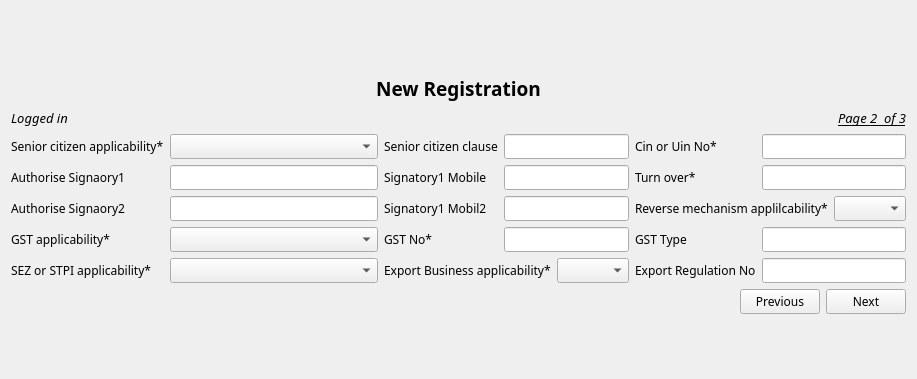
          <widget class="QWidget" name="pageNewReg2">
           <layout class="QFormLayout" name="formLayout_2">
            <item row="0" column="0">
             <spacer name="verticalSpacer_9">
              <property name="orientation">
               <enum>Qt::Vertical</enum>
              </property>
              <property name="sizeHint" stdset="0">
               <size>
                <width>20</width>
                <height>58</height>
               </size>
              </property>
             </spacer>
            </item>
            <item row="1" column="0" colspan="2">
             <layout class="QHBoxLayout" name="horizontalLayout_15">
              <property name="sizeConstraint">
               <enum>QLayout::SetFixedSize</enum>
              </property>
              <property name="topMargin">
               <number>0</number>
              </property>
              <item>
               <spacer name="horizontalSpacer_25">
                <property name="orientation">
                 <enum>Qt::Horizontal</enum>
                </property>
                <property name="sizeHint" stdset="0">
                 <size>
                  <width>268</width>
                  <height>20</height>
                 </size>
                </property>
               </spacer>
              </item>
              <item>
               <widget class="QLabel" name="label_89">
                <property name="font">
                 <font>
                  <family>Nokia Standard Multiscript</family>
                  <pointsize>14</pointsize>
                  <weight>75</weight>
                  <bold>true</bold>
                 </font>
                </property>
                <property name="text">
                 <string>New Registration</string>
                </property>
                <property name="alignment">
                 <set>Qt::AlignCenter</set>
                </property>
               </widget>
              </item>
              <item>
               <spacer name="horizontalSpacer_26">
                <property name="orientation">
                 <enum>Qt::Horizontal</enum>
                </property>
                <property name="sizeHint" stdset="0">
                 <size>
                  <width>308</width>
                  <height>20</height>
                 </size>
                </property>
               </spacer>
              </item>
             </layout>
            </item>
            <item row="2" column="0" colspan="2">
             <layout class="QHBoxLayout" name="horizontalLayout_16">
              <item>
               <widget class="QLabel" name="labelusernewreg2">
                <property name="font">
                 <font>
                  <family>Nokia Standard Multiscript</family>
                  <pointsize>10</pointsize>
                  <italic>true</italic>
                 </font>
                </property>
                <property name="text">
                 <string>Logged in </string>
                </property>
               </widget>
              </item>
              <item>
               <spacer name="horizontalSpacer_27">
                <property name="orientation">
                 <enum>Qt::Horizontal</enum>
                </property>
                <property name="sizeHint" stdset="0">
                 <size>
                  <width>628</width>
                  <height>20</height>
                 </size>
                </property>
               </spacer>
              </item>
              <item>
               <widget class="QLabel" name="label_90">
                <property name="font">
                 <font>
                  <family>Nokia Standard Multiscript</family>
                  <pointsize>10</pointsize>
                  <italic>true</italic>
                  <underline>true</underline>
                 </font>
                </property>
                <property name="text">
                 <string>Page 2  of 3</string>
                </property>
                <property name="alignment">
                 <set>Qt::AlignCenter</set>
                </property>
               </widget>
              </item>
             </layout>
            </item>
            <item row="3" column="0" colspan="2">
             <layout class="QGridLayout" name="gridLayout_2">
              <item row="0" column="0">
               <widget class="QLabel" name="label_26">
                <property name="font">
                 <font>
                  <family>Nokia Standard Multiscript</family>
                  <pointsize>9</pointsize>
                 </font>
                </property>
                <property name="text">
                 <string>Senior citizen applicability*</string>
                </property>
               </widget>
              </item>
              <item row="0" column="1">
               <widget class="QComboBox" name="comboBoxSeniorCtznapp">
                <property name="font">
                 <font>
                  <family>Nokia Standard Multiscript</family>
                  <pointsize>9</pointsize>
                 </font>
                </property>
               </widget>
              </item>
              <item row="0" column="2">
               <widget class="QLabel" name="label_27">
                <property name="font">
                 <font>
                  <family>Nokia Standard Multiscript</family>
                  <pointsize>9</pointsize>
                 </font>
                </property>
                <property name="text">
                 <string>Senior citizen clause</string>
                </property>
               </widget>
              </item>
              <item row="0" column="3" colspan="2">
               <widget class="QLineEdit" name="editSrCtznClause">
                <property name="font">
                 <font>
                  <family>Nokia Standard Multiscript</family>
                  <pointsize>9</pointsize>
                 </font>
                </property>
               </widget>
              </item>
              <item row="0" column="5">
               <widget class="QLabel" name="label_28">
                <property name="font">
                 <font>
                  <family>Nokia Standard Multiscript</family>
                  <pointsize>9</pointsize>
                 </font>
                </property>
                <property name="text">
                 <string>Cin or Uin No*</string>
                </property>
               </widget>
              </item>
              <item row="0" column="6" colspan="2">
               <widget class="QLineEdit" name="editCinUinNo">
                <property name="font">
                 <font>
                  <family>Nokia Standard Multiscript</family>
                  <pointsize>9</pointsize>
                 </font>
                </property>
               </widget>
              </item>
              <item row="1" column="0">
               <widget class="QLabel" name="label_29">
                <property name="font">
                 <font>
                  <family>Nokia Standard Multiscript</family>
                  <pointsize>9</pointsize>
                 </font>
                </property>
                <property name="text">
                 <string>Authorise Signaory1</string>
                </property>
               </widget>
              </item>
              <item row="1" column="1">
               <widget class="QLineEdit" name="editSignatory1">
                <property name="font">
                 <font>
                  <family>Nokia Standard Multiscript</family>
                  <pointsize>9</pointsize>
                 </font>
                </property>
               </widget>
              </item>
              <item row="1" column="2">
               <widget class="QLabel" name="label_30">
                <property name="font">
                 <font>
                  <family>Nokia Standard Multiscript</family>
                  <pointsize>9</pointsize>
                 </font>
                </property>
                <property name="text">
                 <string>Signatory1 Mobile</string>
                </property>
               </widget>
              </item>
              <item row="1" column="3" colspan="2">
               <widget class="QLineEdit" name="editSig1Mobile">
                <property name="font">
                 <font>
                  <family>Nokia Standard Multiscript</family>
                  <pointsize>9</pointsize>
                 </font>
                </property>
                <property name="maxLength">
                 <number>10</number>
                </property>
               </widget>
              </item>
              <item row="1" column="5">
               <widget class="QLabel" name="label_33">
                <property name="font">
                 <font>
                  <family>Nokia Standard Multiscript</family>
                  <pointsize>9</pointsize>
                 </font>
                </property>
                <property name="text">
                 <string>Turn over*</string>
                </property>
               </widget>
              </item>
              <item row="1" column="6" colspan="2">
               <widget class="QLineEdit" name="editTurnOver">
                <property name="font">
                 <font>
                  <family>Nokia Standard Multiscript</family>
                  <pointsize>9</pointsize>
                 </font>
                </property>
               </widget>
              </item>
              <item row="2" column="0">
               <widget class="QLabel" name="label_31">
                <property name="font">
                 <font>
                  <family>Nokia Standard Multiscript</family>
                  <pointsize>9</pointsize>
                 </font>
                </property>
                <property name="text">
                 <string>Authorise Signaory2</string>
                </property>
               </widget>
              </item>
              <item row="2" column="1">
               <widget class="QLineEdit" name="editSignatory2">
                <property name="font">
                 <font>
                  <family>Nokia Standard Multiscript</family>
                  <pointsize>9</pointsize>
                 </font>
                </property>
               </widget>
              </item>
              <item row="2" column="2">
               <widget class="QLabel" name="label_32">
                <property name="font">
                 <font>
                  <family>Nokia Standard Multiscript</family>
                  <pointsize>9</pointsize>
                 </font>
                </property>
                <property name="text">
                 <string>Signatory1 Mobil2</string>
                </property>
               </widget>
              </item>
              <item row="2" column="3" colspan="2">
               <widget class="QLineEdit" name="editSig2Mobile">
                <property name="font">
                 <font>
                  <family>Nokia Standard Multiscript</family>
                  <pointsize>9</pointsize>
                 </font>
                </property>
                <property name="maxLength">
                 <number>10</number>
                </property>
               </widget>
              </item>
              <item row="2" column="5" colspan="2">
               <widget class="QLabel" name="label_37">
                <property name="font">
                 <font>
                  <family>Nokia Standard Multiscript</family>
                  <pointsize>9</pointsize>
                 </font>
                </property>
                <property name="text">
                 <string>Reverse mechanism applilcability*</string>
                </property>
               </widget>
              </item>
              <item row="2" column="7">
               <widget class="QComboBox" name="comboBoxReverse">
                <property name="font">
                 <font>
                  <family>Nokia Standard Multiscript</family>
                  <pointsize>9</pointsize>
                 </font>
                </property>
               </widget>
              </item>
              <item row="3" column="0">
               <widget class="QLabel" name="label_34">
                <property name="font">
                 <font>
                  <family>Nokia Standard Multiscript</family>
                  <pointsize>9</pointsize>
                 </font>
                </property>
                <property name="text">
                 <string>GST applicability*</string>
                </property>
               </widget>
              </item>
              <item row="3" column="1">
               <widget class="QComboBox" name="comboBoxGSTApp">
                <property name="font">
                 <font>
                  <family>Nokia Standard Multiscript</family>
                  <pointsize>9</pointsize>
                 </font>
                </property>
               </widget>
              </item>
              <item row="3" column="2">
               <widget class="QLabel" name="label_35">
                <property name="font">
                 <font>
                  <family>Nokia Standard Multiscript</family>
                  <pointsize>9</pointsize>
                 </font>
                </property>
                <property name="text">
                 <string>GST No*</string>
                </property>
               </widget>
              </item>
              <item row="3" column="3" colspan="2">
               <widget class="QLineEdit" name="editGSTNo">
                <property name="font">
                 <font>
                  <family>Nokia Standard Multiscript</family>
                  <pointsize>9</pointsize>
                 </font>
                </property>
               </widget>
              </item>
              <item row="3" column="5">
               <widget class="QLabel" name="label_36">
                <property name="font">
                 <font>
                  <family>Nokia Standard Multiscript</family>
                  <pointsize>9</pointsize>
                 </font>
                </property>
                <property name="text">
                 <string>GST Type</string>
                </property>
               </widget>
              </item>
              <item row="3" column="6" colspan="2">
               <widget class="QLineEdit" name="editGSTType">
                <property name="font">
                 <font>
                  <family>Nokia Standard Multiscript</family>
                  <pointsize>9</pointsize>
                 </font>
                </property>
               </widget>
              </item>
              <item row="4" column="0">
               <widget class="QLabel" name="label_38">
                <property name="font">
                 <font>
                  <family>Nokia Standard Multiscript</family>
                  <pointsize>9</pointsize>
                 </font>
                </property>
                <property name="text">
                 <string>SEZ or STPI applicability*</string>
                </property>
               </widget>
              </item>
              <item row="4" column="1">
               <widget class="QComboBox" name="comboBoxSEZSTPIApp">
                <property name="font">
                 <font>
                  <family>Nokia Standard Multiscript</family>
                  <pointsize>9</pointsize>
                 </font>
                </property>
               </widget>
              </item>
              <item row="4" column="2" colspan="2">
               <widget class="QLabel" name="label_39">
                <property name="font">
                 <font>
                  <family>Nokia Standard Multiscript</family>
                  <pointsize>9</pointsize>
                 </font>
                </property>
                <property name="text">
                 <string>Export Business applicability*</string>
                </property>
               </widget>
              </item>
              <item row="4" column="4">
               <widget class="QComboBox" name="comboBoxExportApp">
                <property name="font">
                 <font>
                  <family>Nokia Standard Multiscript</family>
                  <pointsize>9</pointsize>
                 </font>
                </property>
               </widget>
              </item>
              <item row="4" column="5">
               <widget class="QLabel" name="label_40">
                <property name="font">
                 <font>
                  <family>Nokia Standard Multiscript</family>
                  <pointsize>9</pointsize>
                 </font>
                </property>
                <property name="text">
                 <string>Export Regulation No</string>
                </property>
               </widget>
              </item>
              <item row="4" column="6" colspan="2">
               <widget class="QLineEdit" name="lineEditExportRegNo">
                <property name="font">
                 <font>
                  <family>Nokia Standard Multiscript</family>
                  <pointsize>9</pointsize>
                 </font>
                </property>
               </widget>
              </item>
             </layout>
            </item>
            <item row="4" column="0" colspan="2">
             <layout class="QHBoxLayout" name="horizontalLayout_17">
              <item>
               <spacer name="horizontalSpacer_28">
                <property name="orientation">
                 <enum>Qt::Horizontal</enum>
                </property>
                <property name="sizeHint" stdset="0">
                 <size>
                  <width>658</width>
                  <height>20</height>
                 </size>
                </property>
               </spacer>
              </item>
              <item>
               <widget class="QPushButton" name="btnPreviousRegPage2">
                <property name="font">
                 <font>
                  <family>Nokia Standard Multiscript</family>
                  <pointsize>9</pointsize>
                 </font>
                </property>
                <property name="text">
                 <string>Previous</string>
                </property>
               </widget>
              </item>
              <item>
               <widget class="QPushButton" name="btnNextRegPage2">
                <property name="font">
                 <font>
                  <family>Nokia Standard Multiscript</family>
                  <pointsize>9</pointsize>
                 </font>
                </property>
                <property name="text">
                 <string>Next</string>
                </property>
               </widget>
              </item>
             </layout>
            </item>
            <item row="5" column="1">
             <spacer name="verticalSpacer_10">
              <property name="orientation">
               <enum>Qt::Vertical</enum>
              </property>
              <property name="sizeHint" stdset="0">
               <size>
                <width>869</width>
                <height>48</height>
               </size>
              </property>
             </spacer>
            </item>
           </layout>
          </widget>
